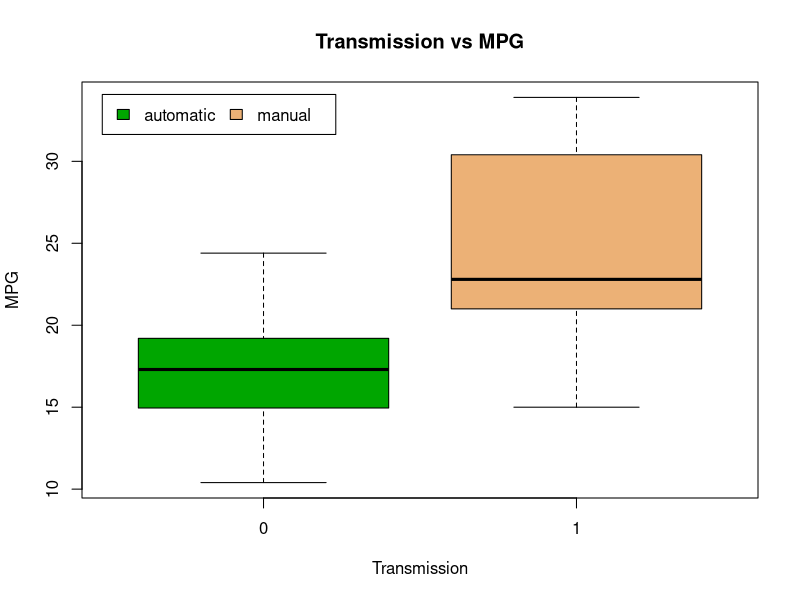
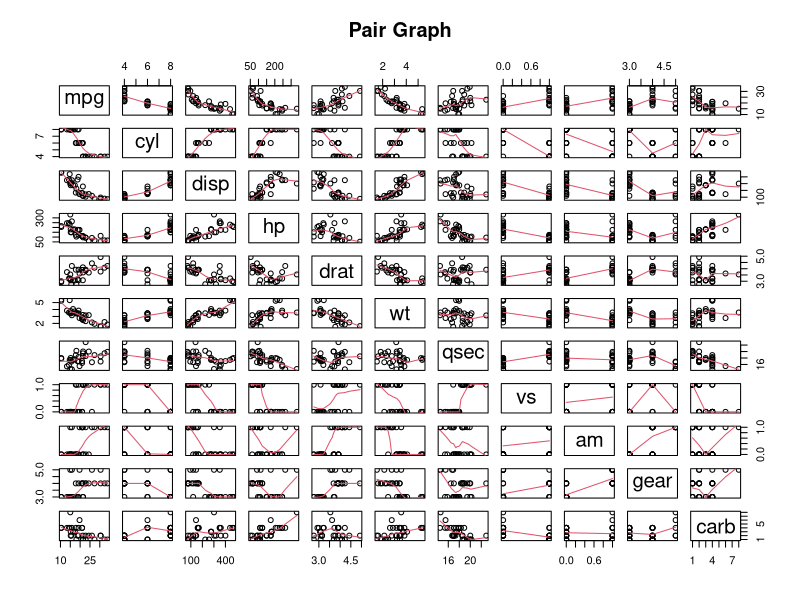
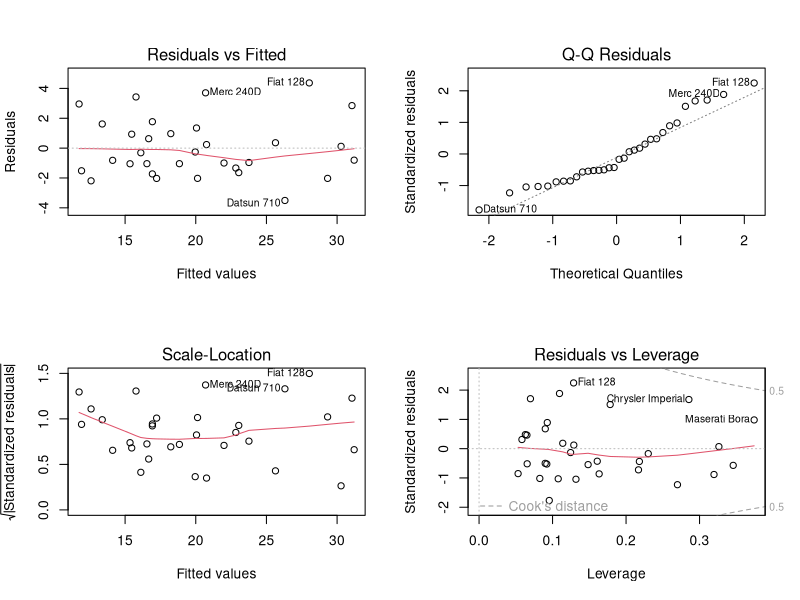

These figures' R source, in order:
## ---- chunk 1
full.model <- lm(mpg ~ ., data = mtcars)
best.model <- step(full.model, direction = "backward")
## ---- chunk 2
summary(best.model)
## ---- chunk 3
boxplot(mpg ~ am, data=mtcars, xlab="Transmission", ylab="MPG", col=terrain.colors(3))
title(main = "Transmission vs MPG")
legend("topleft", inset=.03, c("automatic", "manual"), fill=terrain.colors(3),horiz=TRUE)
## ---- chunk 4
pairs(mtcars, panel=panel.smooth, main="Pair Graph")
## ---- chunk 5
par(mfrow = c(2, 2))
plot(lm(mpg ~ wt + qsec + am + wt:am, data=mtcars))
